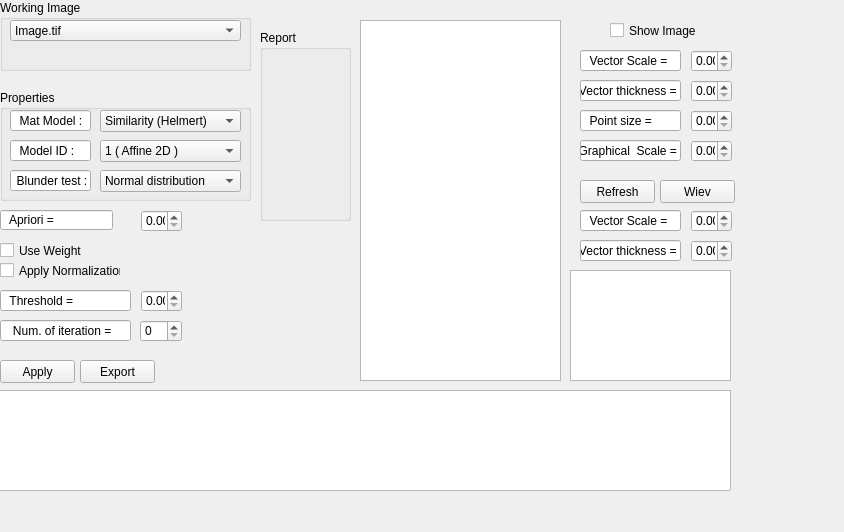
<?xml version="1.0" encoding="UTF-8"?>
<ui version="4.0">
 <class>Form</class>
 <widget class="QWidget" name="Form">
  <property name="geometry">
   <rect>
    <x>0</x>
    <y>0</y>
    <width>844</width>
    <height>532</height>
   </rect>
  </property>
  <property name="windowTitle">
   <string>Form</string>
  </property>
  <widget class="QCheckBox" name="checkBox">
   <property name="geometry">
    <rect>
     <x>610</x>
     <y>20</y>
     <width>111</width>
     <height>21</height>
    </rect>
   </property>
   <property name="text">
    <string>Show Image</string>
   </property>
  </widget>
  <widget class="QPushButton" name="pushButton">
   <property name="geometry">
    <rect>
     <x>580</x>
     <y>180</y>
     <width>75</width>
     <height>23</height>
    </rect>
   </property>
   <property name="text">
    <string>Refresh</string>
   </property>
  </widget>
  <widget class="QPushButton" name="pushButton_2">
   <property name="geometry">
    <rect>
     <x>660</x>
     <y>180</y>
     <width>75</width>
     <height>23</height>
    </rect>
   </property>
   <property name="text">
    <string>Wiev</string>
   </property>
  </widget>
  <widget class="QGraphicsView" name="graphicsView_2">
   <property name="geometry">
    <rect>
     <x>570</x>
     <y>270</y>
     <width>161</width>
     <height>111</height>
    </rect>
   </property>
  </widget>
  <widget class="QTableView" name="tableView">
   <property name="geometry">
    <rect>
     <x>-10</x>
     <y>390</y>
     <width>741</width>
     <height>101</height>
    </rect>
   </property>
  </widget>
  <widget class="QGroupBox" name="groupBox">
   <property name="geometry">
    <rect>
     <x>260</x>
     <y>30</y>
     <width>91</width>
     <height>191</height>
    </rect>
   </property>
   <property name="title">
    <string>Report</string>
   </property>
  </widget>
  <widget class="QPushButton" name="pushButton_3">
   <property name="geometry">
    <rect>
     <x>80</x>
     <y>360</y>
     <width>75</width>
     <height>23</height>
    </rect>
   </property>
   <property name="text">
    <string>Export</string>
   </property>
  </widget>
  <widget class="QPushButton" name="pushButton_4">
   <property name="geometry">
    <rect>
     <x>0</x>
     <y>360</y>
     <width>75</width>
     <height>23</height>
    </rect>
   </property>
   <property name="text">
    <string>Apply</string>
   </property>
  </widget>
  <widget class="QCheckBox" name="checkBox_2">
   <property name="geometry">
    <rect>
     <x>0</x>
     <y>260</y>
     <width>121</width>
     <height>21</height>
    </rect>
   </property>
   <property name="text">
    <string>Apply Normalization</string>
   </property>
  </widget>
  <widget class="QCheckBox" name="checkBox_3">
   <property name="geometry">
    <rect>
     <x>0</x>
     <y>240</y>
     <width>91</width>
     <height>21</height>
    </rect>
   </property>
   <property name="text">
    <string>Use Weight</string>
   </property>
  </widget>
  <widget class="QGroupBox" name="groupBox_2">
   <property name="geometry">
    <rect>
     <x>0</x>
     <y>90</y>
     <width>251</width>
     <height>111</height>
    </rect>
   </property>
   <property name="title">
    <string>Properties</string>
   </property>
   <widget class="QComboBox" name="comboBox">
    <property name="geometry">
     <rect>
      <x>100</x>
      <y>20</y>
      <width>141</width>
      <height>22</height>
     </rect>
    </property>
    <item>
     <property name="text">
      <string>Similarity (Helmert)</string>
     </property>
    </item>
    <item>
     <property name="text">
      <string>Affine ( 1st degree polynomial )</string>
     </property>
    </item>
    <item>
     <property name="text">
      <string>Polinomial</string>
     </property>
    </item>
    <item>
     <property name="text">
      <string>Affine Projection</string>
     </property>
    </item>
    <item>
     <property name="text">
      <string>Projective</string>
     </property>
    </item>
    <item>
     <property name="text">
      <string>DLT</string>
     </property>
    </item>
    <item>
     <property name="text">
      <string>RFM ( GCP dependent )</string>
     </property>
    </item>
   </widget>
   <widget class="QComboBox" name="comboBox_3">
    <property name="geometry">
     <rect>
      <x>100</x>
      <y>50</y>
      <width>141</width>
      <height>22</height>
     </rect>
    </property>
    <item>
     <property name="text">
      <string>1 ( Affine 2D )</string>
     </property>
    </item>
    <item>
     <property name="text">
      <string>2</string>
     </property>
    </item>
    <item>
     <property name="text">
      <string>3</string>
     </property>
    </item>
    <item>
     <property name="text">
      <string>4</string>
     </property>
    </item>
    <item>
     <property name="text">
      <string>5</string>
     </property>
    </item>
   </widget>
   <widget class="QComboBox" name="comboBox_2">
    <property name="geometry">
     <rect>
      <x>100</x>
      <y>80</y>
      <width>141</width>
      <height>22</height>
     </rect>
    </property>
    <item>
     <property name="text">
      <string>Normal distribution</string>
     </property>
    </item>
    <item>
     <property name="text">
      <string>T distribution</string>
     </property>
    </item>
   </widget>
   <widget class="QLineEdit" name="lineEdit_2">
    <property name="geometry">
     <rect>
      <x>10</x>
      <y>80</y>
      <width>81</width>
      <height>21</height>
     </rect>
    </property>
    <property name="text">
     <string>  Blunder test :</string>
    </property>
   </widget>
   <widget class="QLineEdit" name="lineEdit_3">
    <property name="geometry">
     <rect>
      <x>10</x>
      <y>50</y>
      <width>81</width>
      <height>21</height>
     </rect>
    </property>
    <property name="text">
     <string>  Model ID :</string>
    </property>
   </widget>
  </widget>
  <widget class="QGraphicsView" name="graphicsView">
   <property name="geometry">
    <rect>
     <x>360</x>
     <y>20</y>
     <width>201</width>
     <height>361</height>
    </rect>
   </property>
  </widget>
  <widget class="QLineEdit" name="lineEdit">
   <property name="geometry">
    <rect>
     <x>10</x>
     <y>110</y>
     <width>81</width>
     <height>21</height>
    </rect>
   </property>
   <property name="text">
    <string>  Mat Model :</string>
   </property>
  </widget>
  <widget class="QGroupBox" name="groupBox_3">
   <property name="geometry">
    <rect>
     <x>0</x>
     <y>0</y>
     <width>251</width>
     <height>71</height>
    </rect>
   </property>
   <property name="title">
    <string>Working Image</string>
   </property>
   <widget class="QComboBox" name="comboBox_4">
    <property name="geometry">
     <rect>
      <x>10</x>
      <y>20</y>
      <width>231</width>
      <height>21</height>
     </rect>
    </property>
    <item>
     <property name="text">
      <string>Image.tif</string>
     </property>
    </item>
    <item>
     <property name="text">
      <string>Image.tif</string>
     </property>
    </item>
    <item>
     <property name="text">
      <string>RGB_radiometric_corrected.tif</string>
     </property>
    </item>
   </widget>
  </widget>
  <widget class="QLineEdit" name="lineEdit_4">
   <property name="geometry">
    <rect>
     <x>0</x>
     <y>210</y>
     <width>113</width>
     <height>20</height>
    </rect>
   </property>
   <property name="text">
    <string>  Apriori =</string>
   </property>
  </widget>
  <widget class="QDoubleSpinBox" name="doubleSpinBox_2">
   <property name="geometry">
    <rect>
     <x>691</x>
     <y>80</y>
     <width>41</width>
     <height>22</height>
    </rect>
   </property>
  </widget>
  <widget class="QDoubleSpinBox" name="doubleSpinBox_3">
   <property name="geometry">
    <rect>
     <x>691</x>
     <y>210</y>
     <width>41</width>
     <height>22</height>
    </rect>
   </property>
  </widget>
  <widget class="QDoubleSpinBox" name="doubleSpinBox_4">
   <property name="geometry">
    <rect>
     <x>141</x>
     <y>210</y>
     <width>41</width>
     <height>22</height>
    </rect>
   </property>
  </widget>
  <widget class="QDoubleSpinBox" name="doubleSpinBox_5">
   <property name="geometry">
    <rect>
     <x>141</x>
     <y>290</y>
     <width>41</width>
     <height>22</height>
    </rect>
   </property>
  </widget>
  <widget class="QDoubleSpinBox" name="doubleSpinBox_6">
   <property name="geometry">
    <rect>
     <x>691</x>
     <y>240</y>
     <width>41</width>
     <height>22</height>
    </rect>
   </property>
  </widget>
  <widget class="QDoubleSpinBox" name="doubleSpinBox_7">
   <property name="geometry">
    <rect>
     <x>691</x>
     <y>50</y>
     <width>41</width>
     <height>22</height>
    </rect>
   </property>
  </widget>
  <widget class="QDoubleSpinBox" name="doubleSpinBox_8">
   <property name="geometry">
    <rect>
     <x>691</x>
     <y>140</y>
     <width>41</width>
     <height>22</height>
    </rect>
   </property>
  </widget>
  <widget class="QDoubleSpinBox" name="doubleSpinBox_9">
   <property name="geometry">
    <rect>
     <x>691</x>
     <y>110</y>
     <width>41</width>
     <height>22</height>
    </rect>
   </property>
  </widget>
  <widget class="QLineEdit" name="lineEdit_7">
   <property name="geometry">
    <rect>
     <x>580</x>
     <y>50</y>
     <width>101</width>
     <height>21</height>
    </rect>
   </property>
   <property name="text">
    <string>  Vector Scale =</string>
   </property>
  </widget>
  <widget class="QLineEdit" name="lineEdit_8">
   <property name="geometry">
    <rect>
     <x>580</x>
     <y>80</y>
     <width>101</width>
     <height>21</height>
    </rect>
   </property>
   <property name="text">
    <string>   Vector thickness =</string>
   </property>
  </widget>
  <widget class="QLineEdit" name="lineEdit_9">
   <property name="geometry">
    <rect>
     <x>580</x>
     <y>110</y>
     <width>101</width>
     <height>21</height>
    </rect>
   </property>
   <property name="text">
    <string>  Point size =</string>
   </property>
  </widget>
  <widget class="QLineEdit" name="lineEdit_10">
   <property name="geometry">
    <rect>
     <x>580</x>
     <y>140</y>
     <width>101</width>
     <height>21</height>
    </rect>
   </property>
   <property name="text">
    <string>  Graphical  Scale =</string>
   </property>
  </widget>
  <widget class="QLineEdit" name="lineEdit_11">
   <property name="geometry">
    <rect>
     <x>580</x>
     <y>240</y>
     <width>101</width>
     <height>21</height>
    </rect>
   </property>
   <property name="text">
    <string>   Vector thickness =</string>
   </property>
  </widget>
  <widget class="QLineEdit" name="lineEdit_12">
   <property name="geometry">
    <rect>
     <x>580</x>
     <y>210</y>
     <width>101</width>
     <height>21</height>
    </rect>
   </property>
   <property name="text">
    <string>  Vector Scale =</string>
   </property>
  </widget>
  <widget class="QLineEdit" name="lineEdit_13">
   <property name="geometry">
    <rect>
     <x>0</x>
     <y>320</y>
     <width>131</width>
     <height>21</height>
    </rect>
   </property>
   <property name="text">
    <string>   Num. of iteration =</string>
   </property>
  </widget>
  <widget class="QLineEdit" name="lineEdit_14">
   <property name="geometry">
    <rect>
     <x>0</x>
     <y>290</y>
     <width>131</width>
     <height>21</height>
    </rect>
   </property>
   <property name="text">
    <string>  Threshold =</string>
   </property>
  </widget>
  <widget class="QSpinBox" name="spinBox">
   <property name="geometry">
    <rect>
     <x>140</x>
     <y>320</y>
     <width>42</width>
     <height>22</height>
    </rect>
   </property>
  </widget>
 </widget>
 <resources/>
 <connections/>
</ui>
